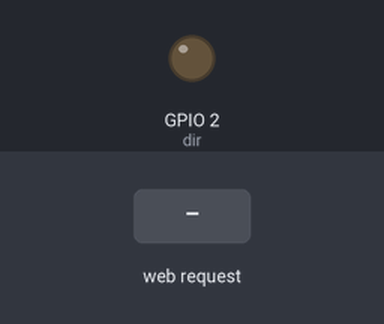
Bench run of a sketch on a simulated ESP8266 (NodeMCU). On the bench: output pins drawn as LEDs (lit = HIGH). The inputs (shaded band) are chosen by the test bench. WiFi joins after 1.5 s; servers stay silent unless stated; pins used as bus, display or sensor lines are not drawn; what the sketch prints to the serial monitor is not drawn.

Above: at 12.7 s.
12.8 s: HTTP request GET /0/2 received
14.3 s: HTTP request GET /0/1 received
15.8 s: HTTP request GET /0/0 received
At 16.8 s:
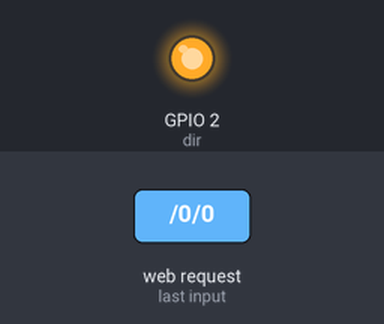
Timing chart, 0 to 18.8 s (numbered marks = the images above; inputs shaded):
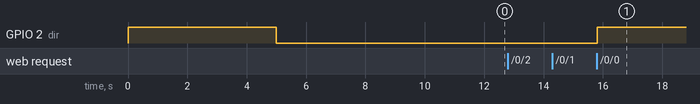

The sketch:

sketch_jul15a_http_control.ino
```cpp
#include <ESP8266WiFi.h>

int power = 0;
int dir = 2;

// 設定無線基地台SSID跟密碼
const char* ssid     = "gavinroom";     //改成您的SSID
const char* password = "+8860905505182";   //改成您的密碼

// 設定 web server port number 80
WiFiServer server(80);

// 儲存 HTTP request 的變數
String header;

// 儲存目前輸出的狀態
int fanstate = 0;
String output0State = "STOP";

void setup() {

  Serial.begin(115200);
  // 將輸出變數初始化

  pinMode(power, OUTPUT);
  pinMode(dir, OUTPUT);

  // 設定為低電位
  digitalWrite(power, LOW);
  digitalWrite(dir,HIGH);
  delay(5000);
  digitalWrite(dir,LOW);
  delay(5000);
  digitalWrite(power, HIGH);

  // 使用SSID 跟 password 連線基地台
  Serial.print("Connecting to ");
  Serial.println(ssid);
  WiFi.begin(ssid, password);
  while (WiFi.status() != WL_CONNECTED) {
    delay(500);
    Serial.print(".");
  }
  // 使用COM Port 列出取得的IP address
  Serial.println("");
  Serial.println("WiFi connected.");
  Serial.println("IP address: ");
  Serial.println(WiFi.localIP());
  server.begin();
}

void loop() {
  WiFiClient client = server.available();   // 等待 clients 連線

  if (client) {                             // 假使新的用戶端連線
    Serial.println("New Client.");          // 從序列 Port印出訊息內容
    String currentLine = "";                // 清空這行的內容
    while (client.connected()) {            // 當 client繼續連線持續執行迴圈
      if (client.available()) {             // 假使從 client 有讀到字元
        char c = client.read();             // 讀取這個字元
        Serial.write(c);                    // 印出這個字元在串列視窗
        header += c;
        if (c == '\n') {                    // 假使是換行符號

          // 假使目前的一行是空白且有兩個新行，就結束 client HTTP 的要求
          if (currentLine.length() == 0) {
            // HTTP 表頭開始時，會有回應碼 response code (如： HTTP/1.1 200 OK)
            client.println("HTTP/1.1 200 OK");
            client.println("Content-type:text/html");
            client.println("Connection: close");
            client.println();

            // 將 GPIOs 開或關
            if (header.indexOf("GET /0/2") >= 0)
            {
              Serial.println("GPIO 0 on");
              fanstate = 0;
              output0State = "Airflow STOP";
              digitalWrite(power,HIGH);
            } else if (header.indexOf("GET /0/1") >= 0) {
              Serial.println("GPIO 0 off");
              fanstate = 2;
              output0State = "Airflow Out";
              digitalWrite(power,LOW);
              digitalWrite(dir,LOW);
            } else if (header.indexOf("GET /0/0") >= 0) {
              Serial.println("GPIO 0 off");
              fanstate = 1;
              output0State = "Airflow In";
              digitalWrite(power,LOW);
              digitalWrite(dir,HIGH);
            }
            // 顯示 HTML 網頁
            client.println("<html>");
            client.println("<head>");
            client.println("<link rel=\"icon\" href=\"data:,\">");

            // 設定 on/off 按鈕的CSS
            client.println("<style>html { font-family: Helvetica; display: inline-block; margin: 0px auto; text-align: center;}");
            client.println(".button { background-color: #195B6A; border: none; color: white; padding: 16px 40px;");
            client.println("text-decoration: none; font-size: 30px; margin: 2px; cursor: pointer;}");
            client.println(".button2 {background-color: #77878A;}</style></head>");

            // 網頁表頭
            client.println("<body><h1>GavinRoom control panel</html>");

            // 顯示現在GPIO 0 按鈕的狀態是 ON/OFF
            client.println("<p>Airflow Fan - State " + output0State + "</p>");
            // 按鈕假使狀態是 off, 就要顯示 ON
            if (fanstate == 0) {
              client.println("<p><a href=\"/0/0\"><button class=\"button\">STOP</button></a></p>");
            } else if (fanstate == 1) {
              client.println("<p><a href=\"/0/1\"><button class=\"button\">IN</button></a></p>");
            } else if (fanstate == 2) {
              client.println("<p><a href=\"/0/2\"><button class=\"button\">OUT</button></a></p>");
            }
            client.println("</body></html>");

            // 使用空白行結束 HTTP回應
            client.println();
            break;
          } else {   // 假使有新的一行, 清除目前這一行
            currentLine = "";
          }
        } else if (c != '\r') {  // 讀取到的不是換行符號
          currentLine += c;      // 增加一個字元在本行最後
        }
      }
    }

    // 清除表頭變數
    header = "";
    // 關閉連線 connection
    client.stop();
    Serial.println("Client disconnected.");
    Serial.println("");

  }
}
```

Measured:
- after the input at 12.8 s, every drawn part: stays the same
- after the input at 14.3 s, every drawn part: stays the same
- after the input at 15.8 s, GPIO 2 (dir): LOW → HIGH at once
